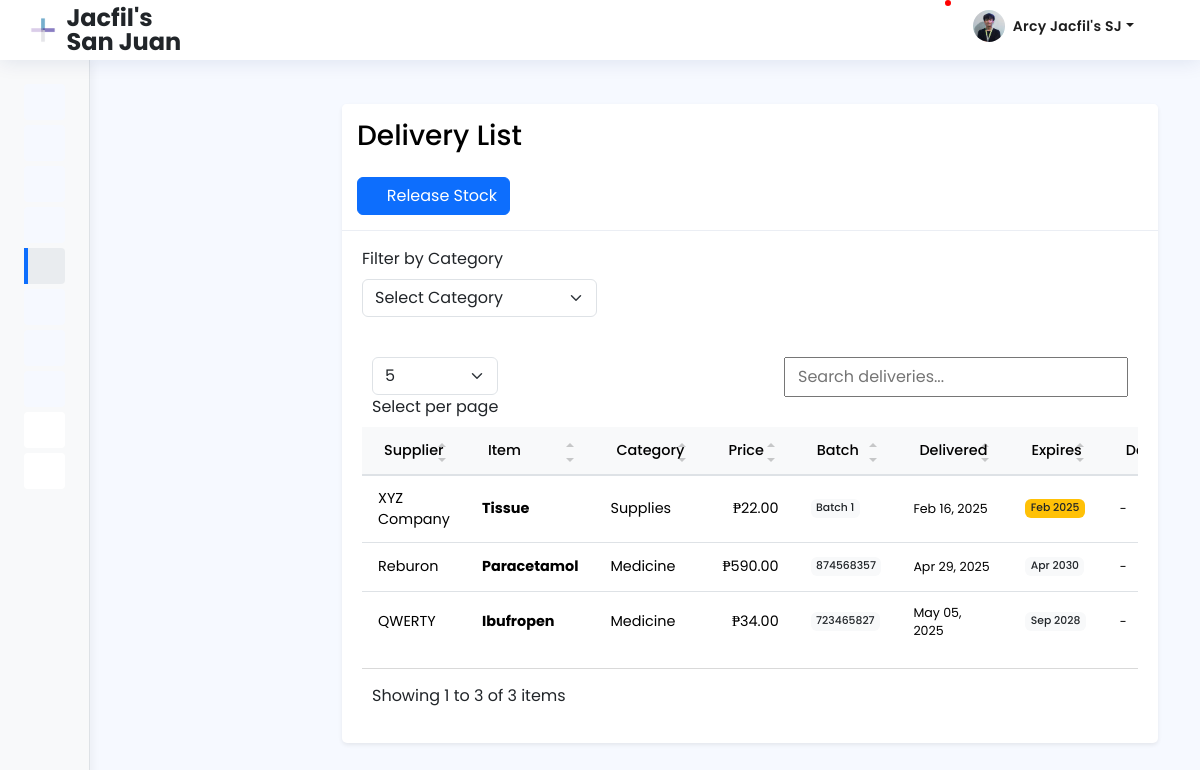
Page /delivery/delivery.php (signed in) on the committed database.
### tables this page shows
CREATE TABLE `delivery` (
  `id` int(20) NOT NULL,
  `dosage` varchar(150) NOT NULL,
  `product_name` varchar(100) NOT NULL,
  `brand` varchar(150) NOT NULL,
  `batch` varchar(222) NOT NULL,
  `supplier` varchar(150) NOT NULL,
  `price` decimal(25,0) NOT NULL,
  `received` varchar(250) NOT NULL,
  `expiration_date` varchar(100) NOT NULL,
  `delivery_man` varchar(250) NOT NULL,
  `contact_number` varchar(100) NOT NULL,
  `quantity` varchar(100) NOT NULL,
  `categories_id` int(20) NOT NULL,
  `branch_id` int(11) DEFAULT NULL
);

CREATE TABLE `categories` (
  `id` int(20) NOT NULL,
  `category_name` varchar(20) NOT NULL
);

### delivery/delivery.php (the view, shortened to what this page needs)
<?php
include "../db_conn.php";
$sql = "SELECT d.*, c.category_name
        FROM delivery d
        LEFT JOIN categories c ON d.categories_id = c.id";
$result = $con->query($sql);
include '../includes/header.php';
include '../includes/navbar.php';
include '../includes/sidebar.php';
include '../includes/footer.php';
?>
<main id="main" class="main">
    <section class="dashboard section">
        <div class="container">
            <div class="justify-content-center row">
                <div class="col-lg-12">
                    <div class="shadow-sm card">
                        <div class="text-black card-header">
                            <h3 class="mb-0">Delivery List</h3>
                            <a href="release_stock.php" class="mt-4 btn btn-primary">
                            <i class="bi-arrow-bar-up bi"></i> Release Stock
                            </a>
                        </div>
                        <div class="card-body">
                            <form method="GET" action="" class="col-md-12 row">
                                <div class="mt-3 mb-3 col-md-4">
                                    <label for="categoryFilter" class="form-label">Filter by Category</label>
                                    <select id="categoryFilter" name="category_id" class="form-select" onchange="this.form.submit()">
                                        <option value="">Select Category</option>
                                    </select>
                                </div>
                            </form>
                            <div class="table-responsive">
                                <table id="myTable" class="table">
                                    <thead>
                                        <tr>
                                            <th>Supplier</th>
                                            <th>Item</th>
                                            <th>Category</th>
                                            <th>Price</th>
                                            <th>Batch</th>
                                            <th>Delivered</th>
                                            <th>Expires</th>
                                            <th>Delivery Man</th>
                                        </tr>
                                    </thead>
                                    <tbody>
                                        <?php if ($result->num_rows > 0): ?>
                                            <?php while ($row = $result->fetch_assoc()): ?>
                                                <tr>
                                                    <td><?php echo htmlspecialchars($row['supplier']); ?></td>
                                                    <td>
                                                        <strong><?php echo htmlspecialchars($row['product_name']); ?></strong>
                                                    </td>
                                                    <td><?php echo htmlspecialchars($row['category_name']); ?></td>
                                                    <td style="text-align: right;">₱<?php echo number_format($row['price'], 2); ?></td>
                                                    <td><span class="badge bg-light text-dark"><?php echo $row['batch']; ?></span></td>
                                                    <td><small><?php echo date('M d, Y', strtotime($row['received'])); ?></small></td>
                                                    <td>
                                                        <?php if ($row['expiration_date']): ?>
                                                            <span class="badge bg-<?php echo (strtotime($row['expiration_date']) < strtotime('+30 days') ? 'warning' : 'light'); ?> text-dark">
                                                                <?php echo date('M Y', strtotime($row['expiration_date'])); ?>
                                                            </span>
                                                        <?php else: ?>
                                                            -
                                                        <?php endif; ?>
                                                    </td>
                                                    <td><small><?php echo $row['delivery_man'] ? htmlspecialchars($row['delivery_man']) : '-'; ?></small></td>
                                                </tr>
                                            <?php endwhile; ?>
                                        <?php endif; ?>
                                    </tbody>
                                </table>
                            </div>
                        </div>
                    </div>
                </div>
            </div>
        </div>
    </section>
</main>

### assets/css/style.css (style rules this page uses)
:root { scroll-behavior: smooth; }
body { font-family: 'Poppins'; background: #f6f9ff; color: #444444; }
a { color: #4154f1; text-decoration: none; }
h1, h2, h3, h4, h5, h6 { font-family: 'Poppins'; }
#main { margin-top: 60px; padding: 20px 30px; transition: all 0.3s; }
.card { margin-bottom: 30px; border: none; border-radius: 5px; box-shadow: 0px 0 30px rgba(1, 41, 112, 0.1); }
.card-header, .card-footer { border-color: #ebeef4; background-color: #fff; color: #798eb3; padding: 15px; }
.card-body { padding: 0 20px 20px 20px; }
@media (min-width: 1200px) { #main, #footer { margin-left: 300px; } }

### includes/sidebar.php (style rules this page uses)
:root { --sidebar-bg: #f8f9fa; --sidebar-width: 250px; --sidebar-item-padding: 0.75rem 1.25rem; --sidebar-icon-size: 1.25rem; --sidebar-text-size: 0.9rem; }
:root { --sidebar-bg: #f8f9fa; --sidebar-width: 300px; --sidebar-item-padding: 1rem 1.25rem; --sidebar-icon-size: 1.5rem; --sidebar-text-size: 1.1rem; --sidebar-icon-color: #495057; --sidebar-text-color: #495057; --sidebar-hover-bg: #e9ecef; --sidebar-active-bg: #e9ecef; --sidebar-active-color: #000; --sidebar-border-color: #dee2e6; --sidebar-transition: all 0.3s ease; --sidebar-border-radius: 8px; --sidebar-item-spacing: 0.5rem; }

### delivery/delivery.php (style rules this page uses)
#myTable { --bs-table-bg: transparent; --bs-table-striped-bg: rgba(0,0,0,0.02); --bs-table-hover-bg: rgba(0,0,0,0.04); font-size: 0.9rem; border-collapse: separate; border-spacing: 0; }
#myTable th { font-weight: 500; background-color: #f8f9fa; border-bottom: 2px solid #dee2e6; padding: 0.75rem 1rem; white-space: nowrap; }
#myTable td { padding: 0.75rem 1rem; border-bottom: 1px solid #dee2e6; vertical-align: middle; }
#myTable tr:last-child td { border-bottom: none; }
.badge { font-weight: 500; padding: 0.35em 0.5em; }

### rows in the picture
delivery: supplier "XYZ Company", product_name "Tissue", categories.category_name "Supplies", price "22.00", batch "Batch 1", received "Feb 16, 2025", expiration_date "Feb 2025"
delivery: supplier "Reburon", product_name "Paracetamol", categories.category_name "Medicine", price "590.00", batch "874568357", received "Apr 29, 2025", expiration_date "Apr 2030"
delivery: supplier "QWERTY", product_name "Ibufropen", categories.category_name "Medicine", price "34.00", batch "723465827", received "May 05, 2025", expiration_date "Sep 2028"

### other values in the picture
$_SESSION['branch_name'] "Jacfil's San Juan"
$_SESSION['name'] "Arcy Jacfil's SJ"
